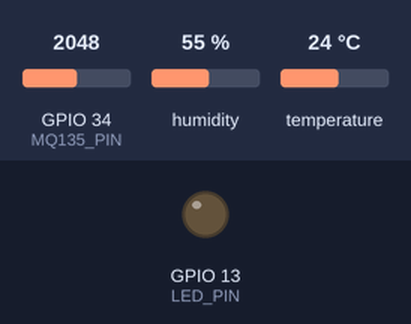
A sketch run on a simulated ESP32. On the bench: output pins drawn as LEDs (lit = HIGH). The inputs (shaded band) are chosen by the test bench; at power-on: GPIO 34 (MQ135_PIN) = 2048, humidity 55 %, temperature 24 °C. WiFi joins after 1.5 s; servers stay silent unless stated; uploads are accepted with an empty reply; what the sketch prints to the serial monitor is not drawn.

Above: at 0.1 s.
At 2.1 s:
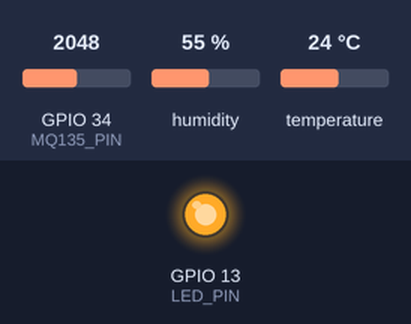
Timing chart, 0 to 3.6 s (numbered marks = the images above):
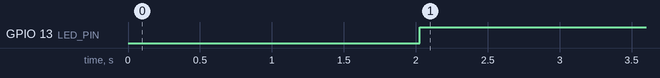

Measured:
- by itself, GPIO 13 (LED_PIN): LOW → HIGH at 2.0 s

The sketch:

indoor.ino
```cpp
#include <WiFi.h>
#include <HTTPClient.h>
#include <DHT.h>

// WiFi credentials
const char* ssid = "realme 7";
const char* password = "heimerdinger08";

// Server URL for indoor data
const char* serverUrl = "https://airguard.lol/dashboard.php?endpoint=indoor";

// DHT11 settings
#define DHTPIN 2  // GPIO pin for DHT11
#define DHTTYPE DHT11
DHT dht(DHTPIN, DHTTYPE);

// MQ135 settings
#define MQ135_PIN 34  // Analog pin for MQ135

// LED settings
#define LED_PIN 13  // GPIO pin for LED

void setup() {
  Serial.begin(115200);
  dht.begin();

  pinMode(LED_PIN, OUTPUT);  // Set LED pin as output
  digitalWrite(LED_PIN, LOW);  // Turn off LED initially

  // Connect to WiFi
  WiFi.begin(ssid, password);
  Serial.print("Connecting to WiFi");
  while (WiFi.status() != WL_CONNECTED) {
    delay(1000);
    Serial.print(".");
  }
  Serial.println("\nWiFi connected!");
}

void loop() {
  if (WiFi.status() == WL_CONNECTED) {
    HTTPClient http;

    float temperature = dht.readTemperature();
    float humidity = dht.readHumidity();
    int airQuality = analogRead(MQ135_PIN); // Read air quality from MQ135

    if (isnan(temperature) || isnan(humidity)) {
      Serial.println("Failed to read from DHT sensor!");
      return;
    }

    // Check air quality and control LED
    if (airQuality > 1000) {
      digitalWrite(LED_PIN, HIGH);  // Turn on LED
    } else {
      digitalWrite(LED_PIN, LOW);   // Turn off LED
    }

    // Prepare JSON payload
    String payload = "{\"temperature\":" + String(temperature, 2) +
                     ",\"humidity\":" + String(humidity, 2) +
                     ",\"air_quality\":" + String(airQuality) + "}";

    // Send data to the server
    http.begin(serverUrl);
    http.addHeader("Content-Type", "application/json");
    int httpResponseCode = http.POST(payload);
    Serial.println(payload);
    if (httpResponseCode > 0) {
      Serial.println("Indoor data sent successfully!");
    } else {
      Serial.print("Error sending indoor data: ");
      Serial.println(httpResponseCode);
    }

    http.end();
  } else {
    Serial.println("WiFi disconnected!");
  }

  delay(5000); // Send data every 5 seconds
}
```
